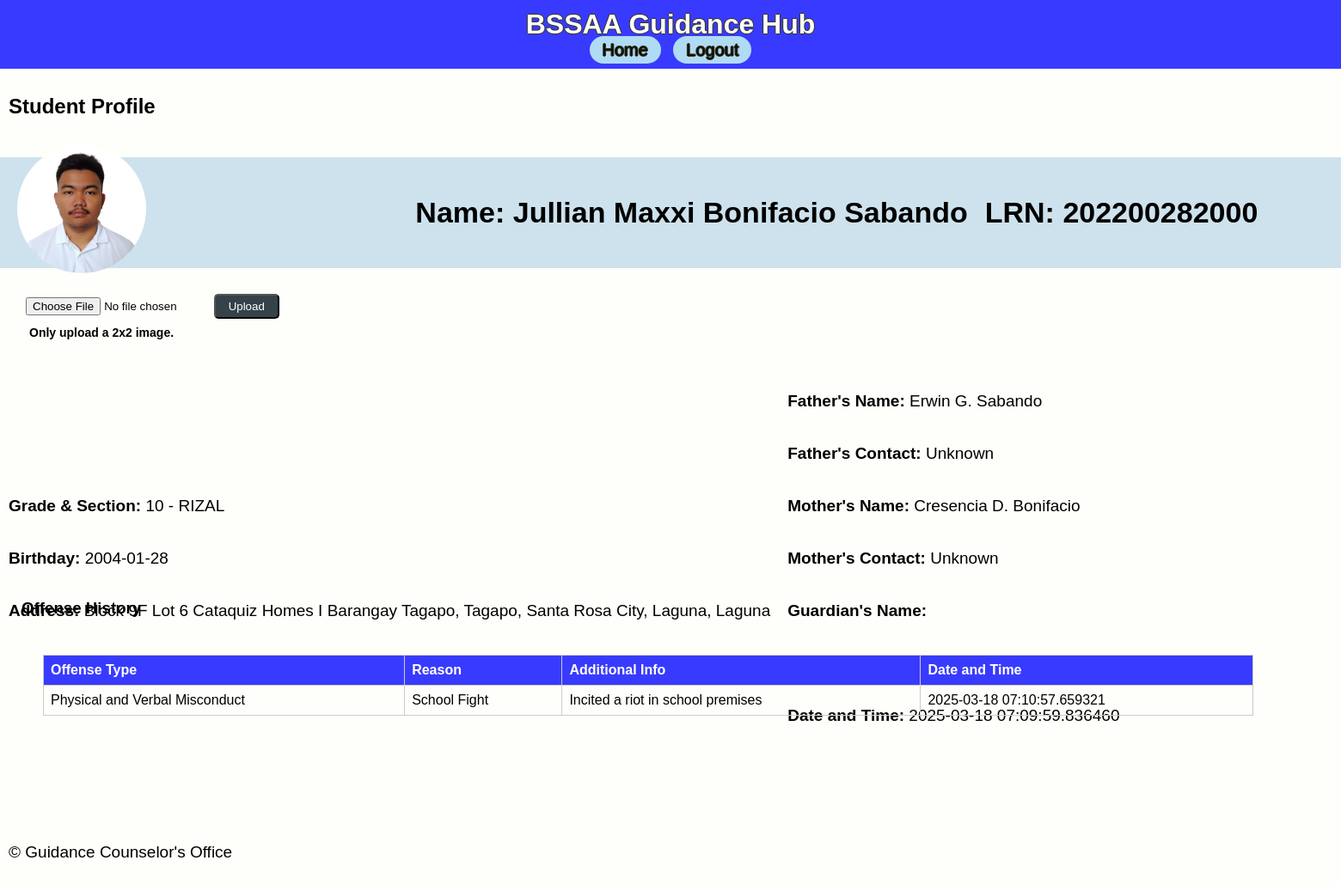
The page /view_profile/2 on the database its author committed.
### app/models.py (models this page shows)
class StudentRecord(db.Model):
    id = db.Column(db.Integer, primary_key=True)
    lrn = db.Column(db.String(12), nullable=False, unique=True)
    name = db.Column(db.String(100), nullable=False)
    grade_section = db.Column(db.String(50), nullable=False)
    birthdate = db.Column(db.Date, nullable=False)
    age = db.Column(db.Integer, nullable=False)
    gender = db.Column(db.String(10), nullable=False)
    mother_tongue = db.Column(db.String(50), nullable=False)
    ethnic_group = db.Column(db.String(50), nullable=True)
    religion = db.Column(db.String(50), nullable=False)
    address_house_no = db.Column(db.String(100), nullable=False)
    address_barangay = db.Column(db.String(100), nullable=False)
    address_city = db.Column(db.String(100), nullable=False)
    address_province = db.Column(db.String(100), nullable=False)
    mother_name = db.Column(db.String(100), nullable=False)
    mother_contact = db.Column(db.String(15), nullable=True)  # Add this line
    father_name = db.Column(db.String(100), nullable=False)
    father_contact = db.Column(db.String(15), nullable=True)  # Add this line
    guardian_name = db.Column(db.String(100), nullable=True)
    guardian_contact = db.Column(db.String(15), nullable=True)  # Add this line
    reason = db.Column(db.String(200), nullable=True)
    type_of_offense = db.Column(db.String(100), nullable=True)
    date_time = db.Column(db.DateTime, default=datetime.utcnow)
    additional_info = db.Column(db.Text, nullable=True)
    profile_picture = db.Column(db.String(100), nullable=True)
    offenses = db.relationship('OffenseRecord', backref='student', lazy=True)

class OffenseRecord(db.Model):
    id = db.Column(db.Integer, primary_key=True)
    student_id = db.Column(db.Integer, db.ForeignKey('student_record.id'), nullable=False)
    offense_type = db.Column(db.String(100), nullable=False)
    reason = db.Column(db.String(200), nullable=False)
    additional_info = db.Column(db.Text, nullable=True)
    date_time = db.Column(db.DateTime, default=datetime.utcnow)

### app/routes.py (the view, shortened to what this page needs)
@main.route('/view_profile/<int:student_id>', methods=['GET', 'POST'])
def view_profile(student_id):
    student = StudentRecord.query.get_or_404(student_id)
    offenses = OffenseRecord.query.filter_by(student_id=student_id).all()
    return render_template('profile.html', student=student, offenses=offenses)

### app/templates/profile.html
{% extends 'base.html' %}
{% block content %}
<h2>Student Profile</h2>
<div class="profile-container">
    <div class="profile-picture">
        <img src="{{ url_for('static', filename='profilepic/' + (student.profile_picture or 'profile_placeholder.png')) }}" alt="Profile Picture" width="150" height="150">
        <form method="POST" enctype="multipart/form-data">
            <input type="file" name="photo" accept="image/*">
            <button type="upload" class="btn btn-primary btn-sm">Upload</button>
        </form>
        <h1 class="smallnote">Only upload a 2x2 image.</h1>
    </div>
    <div class="profile-details3">
        <h4><strong>Name:</strong> {{ student.name }}</h4>
        <h4>LRN: {{ student.lrn }}</h4>
    </div>
</div>
<div class="profile-container">
    <div class="profile-details2">
        <p><strong>Grade & Section:</strong> {{ student.grade_section }}</p>
        <p><strong>Birthday:</strong> {{ student.birthdate }}</p>
        <p><strong>Address:</strong> {{ student.address_house_no }}, {{ student.address_barangay }}, {{ student.address_city }}, {{ student.address_province }}</p>
    </div>
    <div class="profile-details2">
        <p><strong>Father's Name:</strong> {{ student.father_name }}</p>
        <p><strong>Father's Contact:</strong> {{ student.father_contact }}</p>
        <p><strong>Mother's Name:</strong> {{ student.mother_name }}</p>
        <p><strong>Mother's Contact:</strong> {{ student.mother_contact }}</p>
        <p><strong>Guardian's Name:</strong> {{ student.guardian_name }}</p>
        <p><strong>Guardian's Contact:</strong> {{ student.guardian_contact }}</p>
        <p><strong>Date and Time:</strong> {{ student.date_time }}</p>
    </div>
</div>
<div class="proftable">
<h3>Offense History</h3>
<table class="table table-striped table-responsive">
    <tr>
        <th>Offense Type</th>
        <th>Reason</th>
        <th>Additional Info</th>
        <th>Date and Time</th>
    </tr>
    {% for offense in offenses %}
    <tr>
        <td>{{ offense.offense_type }}</td>
        <td>{{ offense.reason }}</td>
        <td>{{ offense.additional_info }}</td>
        <td>{{ offense.date_time }}</td>
    </tr>
    {% endfor %}
</table>
</div>
{% endblock %}

### app/static/css/styles.css (style rules this page uses)
body { font-family: Arial, Helvetica, sans-serif; margin: 0; padding: 0; background-color: #f4f4f4; display: flex; flex-direction: column; min-height: 100vh; background-color: #FEFEFA; height: 100%; }
h1 { margin: 0; }
p { font-family: Verdana, Geneva, Tahoma, sans-serif; padding: 10px; font-size: 19px; }
h2 { padding: 10px; }
.smallnote { font-weight: light; font-size: 14px; position: relative; left: 14px; top: -12px; }
table { border: 1px solid #000000; width: 95%; border-collapse: collapse; margin: 20px 0; position: absolute; left: 30px; }
table th, table td { border: 1px solid #cccccc; text-align: left; padding: 8px; }
table th { background-color: #383bff; color: white; }
.btn { position: relative; right: 40px; padding: 5px 15px; margin: 10px 0; background-color: #35424a; color: white; text-decoration: none; border-radius: 5px; }
form { font-family: ROBOTO-VARIABLE-FONT, -apple-system, BlinkMacSystemFont, "Segoe UI", Roboto, "Helvetica Neue"; padding: 10px; font-size: 20px; }
h3 { padding: 5px; }
.profile-container { display: flex; align-items: center; margin-top: 20px; }
.profile-picture { margin-right: 20px; flex: 1; min-width: 150px; position: relative; left: 20px; z-index: 1; }
.profile-picture img { width: 150px; height: 150px; border-radius: 50%; z-index: 2; }
.profile-details2 { font-size: 16px; }
.profile-details3 { font-weight: lighter; font-size: 34px; display: flex; flex-wrap: wrap; gap: 20px; flex: 2; position: relative; right: 50px; top: -40px; background-color: #8ebdda71; width: 100vw; margin-left: -50vw; margin-right: -50vw; padding-left: 50vw; padding-right: 50vw; }
.proftable { position: relative; left: 20px; top: -200px; width: 95%; }

### rows shown on the page
StudentRecord: profile_picture (picture), name "Jullian Maxxi Bonifacio Sabando", lrn "202200282000", grade_section "10 - RIZAL", birthdate "2004-01-28", address_house_no "Block 9F Lot 6 Cataquiz Homes I Barangay Tagapo", address_barangay "Tagapo", address_city "Santa Rosa City, Laguna", address_province "Laguna", father_name "Erwin G. Sabando", father_contact "Unknown", mother_name "Cresencia D. Bonifacio", mother_contact "Unknown", date_time "2025-03-18 07:09:59.836460"
OffenseRecord: offense_type "Physical and Verbal Misconduct", reason "School Fight", additional_info "Incited a riot in school premises", date_time "2025-03-18 07:10:57.659321"
